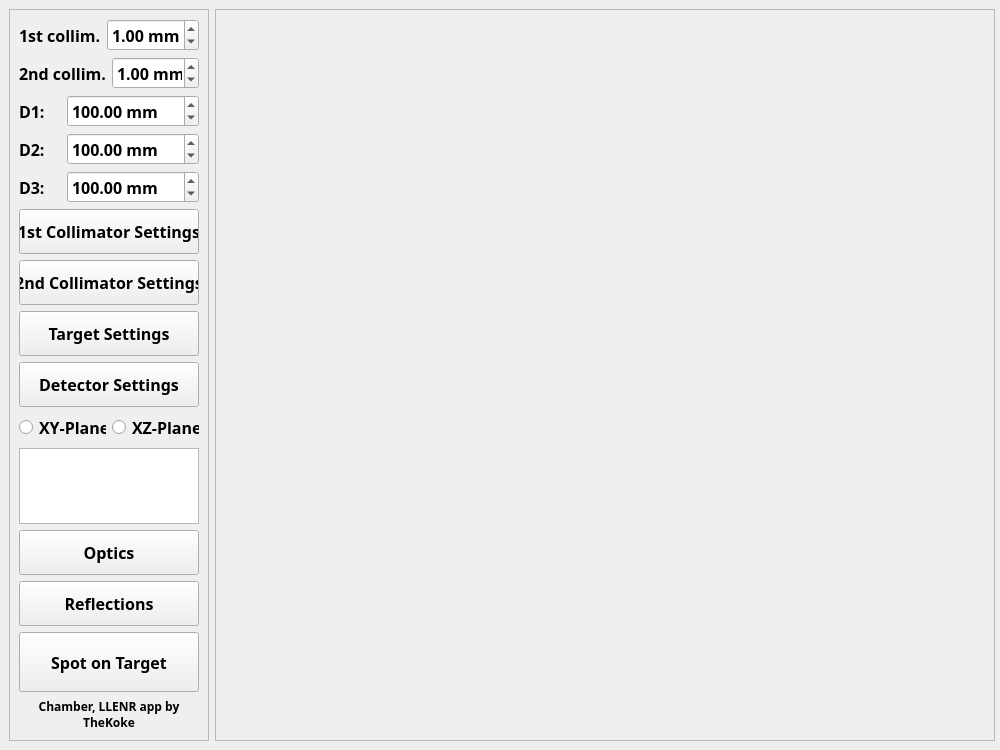
<?xml version="1.0" encoding="UTF-8"?>
<ui version="4.0">
 <class>GeomWindow</class>
 <widget class="QMainWindow" name="GeomWindow">
  <property name="geometry">
   <rect>
    <x>0</x>
    <y>0</y>
    <width>1000</width>
    <height>750</height>
   </rect>
  </property>
  <property name="minimumSize">
   <size>
    <width>1000</width>
    <height>750</height>
   </size>
  </property>
  <property name="font">
   <font>
    <family>Bahnschrift SemiBold</family>
    <pointsize>12</pointsize>
    <weight>75</weight>
    <bold>true</bold>
   </font>
  </property>
  <property name="windowTitle">
   <string>Geometry of Chamber</string>
  </property>
  <widget class="QWidget" name="centralwidget">
   <layout class="QHBoxLayout" name="horizontalLayout">
    <item>
     <widget class="QFrame" name="tools_layout">
      <property name="minimumSize">
       <size>
        <width>200</width>
        <height>0</height>
       </size>
      </property>
      <property name="maximumSize">
       <size>
        <width>350</width>
        <height>16777215</height>
       </size>
      </property>
      <property name="frameShape">
       <enum>QFrame::StyledPanel</enum>
      </property>
      <property name="frameShadow">
       <enum>QFrame::Raised</enum>
      </property>
      <layout class="QVBoxLayout" name="verticalLayout">
       <item>
        <layout class="QHBoxLayout" name="h1_layout">
         <item>
          <widget class="QLabel" name="h1_label">
           <property name="text">
            <string>1st collim.</string>
           </property>
          </widget>
         </item>
         <item>
          <widget class="QDoubleSpinBox" name="h1_box">
           <property name="suffix">
            <string> mm</string>
           </property>
           <property name="singleStep">
            <double>0.010000000000000</double>
           </property>
           <property name="value">
            <double>1.000000000000000</double>
           </property>
          </widget>
         </item>
        </layout>
       </item>
       <item>
        <layout class="QHBoxLayout" name="h2_layout">
         <item>
          <widget class="QLabel" name="h2_label">
           <property name="text">
            <string>2nd collim.</string>
           </property>
          </widget>
         </item>
         <item>
          <widget class="QDoubleSpinBox" name="h2_box">
           <property name="suffix">
            <string> mm</string>
           </property>
           <property name="singleStep">
            <double>0.010000000000000</double>
           </property>
           <property name="value">
            <double>1.000000000000000</double>
           </property>
          </widget>
         </item>
        </layout>
       </item>
       <item>
        <layout class="QHBoxLayout" name="d1_layout">
         <item>
          <widget class="QLabel" name="d1_label">
           <property name="text">
            <string>D1:</string>
           </property>
          </widget>
         </item>
         <item>
          <widget class="QDoubleSpinBox" name="d1_box">
           <property name="suffix">
            <string> mm</string>
           </property>
           <property name="maximum">
            <double>99999.990000000005239</double>
           </property>
           <property name="singleStep">
            <double>0.010000000000000</double>
           </property>
           <property name="value">
            <double>100.000000000000000</double>
           </property>
          </widget>
         </item>
        </layout>
       </item>
       <item>
        <layout class="QHBoxLayout" name="d2_layout">
         <item>
          <widget class="QLabel" name="d2_label">
           <property name="text">
            <string>D2:</string>
           </property>
          </widget>
         </item>
         <item>
          <widget class="QDoubleSpinBox" name="d2_box">
           <property name="suffix">
            <string> mm</string>
           </property>
           <property name="maximum">
            <double>99999.990000000005239</double>
           </property>
           <property name="singleStep">
            <double>0.010000000000000</double>
           </property>
           <property name="value">
            <double>100.000000000000000</double>
           </property>
          </widget>
         </item>
        </layout>
       </item>
       <item>
        <layout class="QHBoxLayout" name="d3_layout">
         <item>
          <widget class="QLabel" name="d3_label">
           <property name="text">
            <string>D3:</string>
           </property>
          </widget>
         </item>
         <item>
          <widget class="QDoubleSpinBox" name="d3_box">
           <property name="suffix">
            <string> mm</string>
           </property>
           <property name="maximum">
            <double>99999.990000000005239</double>
           </property>
           <property name="singleStep">
            <double>0.010000000000000</double>
           </property>
           <property name="value">
            <double>100.000000000000000</double>
           </property>
          </widget>
         </item>
        </layout>
       </item>
       <item>
        <widget class="QPushButton" name="collimator1_button">
         <property name="minimumSize">
          <size>
           <width>0</width>
           <height>45</height>
          </size>
         </property>
         <property name="text">
          <string>1st Collimator Settings</string>
         </property>
        </widget>
       </item>
       <item>
        <widget class="QPushButton" name="collimator2_button">
         <property name="minimumSize">
          <size>
           <width>0</width>
           <height>45</height>
          </size>
         </property>
         <property name="text">
          <string>2nd Collimator Settings</string>
         </property>
        </widget>
       </item>
       <item>
        <widget class="QPushButton" name="target_button">
         <property name="minimumSize">
          <size>
           <width>0</width>
           <height>45</height>
          </size>
         </property>
         <property name="text">
          <string>Target Settings</string>
         </property>
        </widget>
       </item>
       <item>
        <widget class="QPushButton" name="detector_button">
         <property name="minimumSize">
          <size>
           <width>0</width>
           <height>45</height>
          </size>
         </property>
         <property name="text">
          <string>Detector Settings</string>
         </property>
        </widget>
       </item>
       <item>
        <layout class="QHBoxLayout" name="plane_layout">
         <item>
          <widget class="QRadioButton" name="xy_radio">
           <property name="text">
            <string>XY-Plane</string>
           </property>
          </widget>
         </item>
         <item>
          <widget class="QRadioButton" name="xz_radio">
           <property name="text">
            <string>XZ-Plane</string>
           </property>
          </widget>
         </item>
        </layout>
       </item>
       <item>
        <widget class="QTextEdit" name="output"/>
       </item>
       <item>
        <widget class="QPushButton" name="optics_button">
         <property name="minimumSize">
          <size>
           <width>0</width>
           <height>45</height>
          </size>
         </property>
         <property name="text">
          <string>Optics</string>
         </property>
        </widget>
       </item>
       <item>
        <widget class="QPushButton" name="reflections_button">
         <property name="minimumSize">
          <size>
           <width>0</width>
           <height>45</height>
          </size>
         </property>
         <property name="text">
          <string>Reflections</string>
         </property>
        </widget>
       </item>
       <item>
        <widget class="QPushButton" name="spot_button">
         <property name="minimumSize">
          <size>
           <width>0</width>
           <height>60</height>
          </size>
         </property>
         <property name="text">
          <string>Spot on Target</string>
         </property>
        </widget>
       </item>
       <item>
        <widget class="QLabel" name="author_label">
         <property name="font">
          <font>
           <pointsize>9</pointsize>
          </font>
         </property>
         <property name="text">
          <string>Chamber, LLENR app by TheKoke</string>
         </property>
         <property name="alignment">
          <set>Qt::AlignCenter</set>
         </property>
         <property name="wordWrap">
          <bool>true</bool>
         </property>
        </widget>
       </item>
      </layout>
     </widget>
    </item>
    <item>
     <widget class="QFrame" name="matplotlib_layout">
      <property name="minimumSize">
       <size>
        <width>780</width>
        <height>0</height>
       </size>
      </property>
      <property name="frameShape">
       <enum>QFrame::StyledPanel</enum>
      </property>
      <property name="frameShadow">
       <enum>QFrame::Raised</enum>
      </property>
     </widget>
    </item>
   </layout>
  </widget>
 </widget>
 <resources/>
 <connections/>
</ui>
